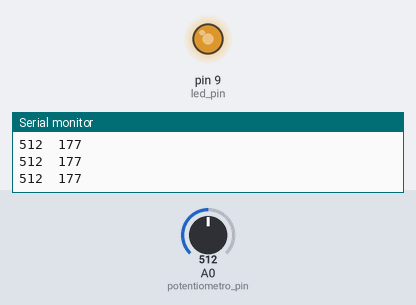
Bench run of a sketch on a simulated Arduino Uno, built with avr-gcc and run on an emulated ATmega328P. Parts: output pins drawn as LEDs (lit = HIGH), the last lines printed to the serial monitor. The test bench sets the inputs (shaded band); at power-on: A0 (potentiometro_pin) = 512.

Above: at 1.2 s.
1.3 s: A0 (potentiometro_pin) set to 306
At 2.5 s:
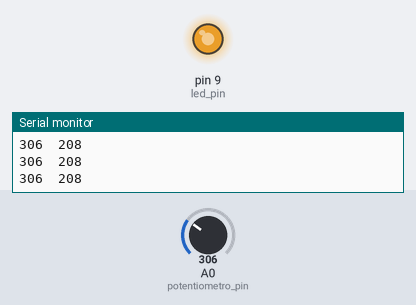
2.8 s: A0 (potentiometro_pin) set to 1023
At 3.6 s:
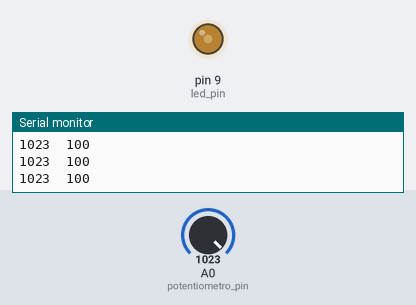
4.3 s: A0 (potentiometro_pin) set to 511
At 4.7 s:
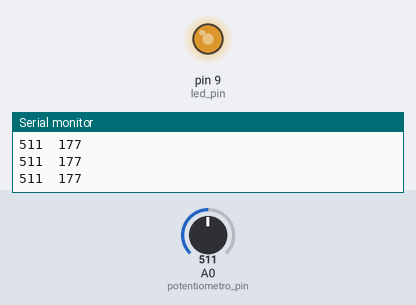
Timing chart, 0 to 7.3 s (numbered marks = the images above; inputs shaded):
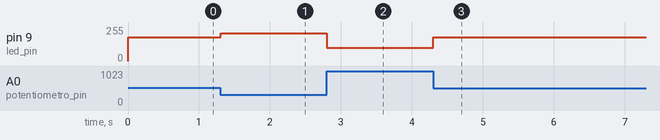

Measured:
- after the input at 1.3 s, pin 9 (led_pin): 177/255 → 208/255 at once
- after the input at 2.8 s, pin 9 (led_pin): 208/255 → 100/255 at once
- after the input at 4.3 s, pin 9 (led_pin): 100/255 → 177/255 at once

The sketch:

020_potenciometro_led.ino
```cpp
// declarar pin do potenciometro
int potentiometro_pin = A0;

// declarar pin do LED com PWM
int led_pin = 9;

// valor do potenciometro
int pot_val;

// valor de PWM - obtido por função map() - ver referencia
int pot_val_mapped;

void setup() {
  // abrir comunicação Serial
  Serial.begin(9600);
  // definir LED como OUTPUT
  pinMode(led_pin, OUTPUT);
}

void loop() {
  // leitura do potenciometro
  pot_val = analogRead(potentiometro_pin);

  //               map(value, fromLow, fromHigh, toLow, toHigh)
  pot_val_mapped = map(pot_val, 1023, 0, 100, 255);

  // output analogico
  analogWrite(led_pin, pot_val_mapped);

  // imprimir valores da leitura analógica
  Serial.print(pot_val);
  Serial.print("  ");
  Serial.println(pot_val_mapped);
}

/*
  // output analogico (PWM) - 0 a 255
  analogWrite(led_pin, 0);
  delay(1000);
  analogWrite(led_pin, 50);
  delay(1000);
  analogWrite(led_pin, 100);
  delay(1000);
  analogWrite(led_pin, 150);
  delay(1000);
  analogWrite(led_pin, 255);
  delay(1000);
*/
```
